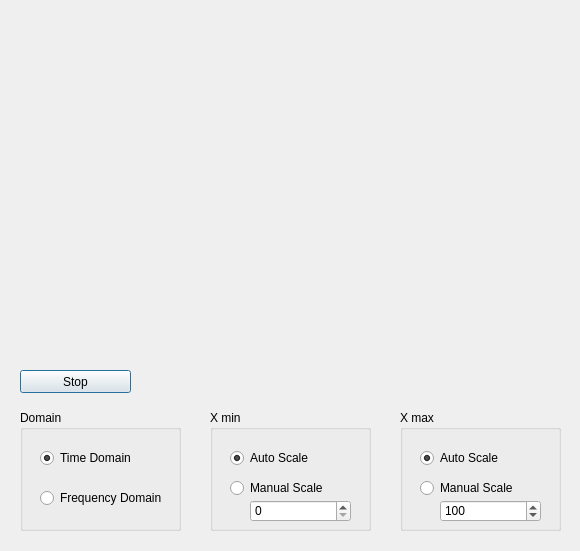
<?xml version="1.0" encoding="UTF-8"?>
<ui version="4.0">
 <class>Dialog</class>
 <widget class="QDialog" name="Dialog">
  <property name="geometry">
   <rect>
    <x>0</x>
    <y>0</y>
    <width>580</width>
    <height>551</height>
   </rect>
  </property>
  <property name="windowTitle">
   <string>Dialog</string>
  </property>
  <widget class="QWidget" name="verticalLayoutWidget">
   <property name="geometry">
    <rect>
     <x>20</x>
     <y>20</y>
     <width>541</width>
     <height>341</height>
    </rect>
   </property>
   <layout class="QVBoxLayout" name="Figure"/>
  </widget>
  <widget class="QPushButton" name="RunBtn">
   <property name="geometry">
    <rect>
     <x>20</x>
     <y>370</y>
     <width>111</width>
     <height>23</height>
    </rect>
   </property>
   <property name="text">
    <string>Stop</string>
   </property>
  </widget>
  <widget class="QGroupBox" name="domainBox">
   <property name="geometry">
    <rect>
     <x>20</x>
     <y>410</y>
     <width>161</width>
     <height>121</height>
    </rect>
   </property>
   <property name="title">
    <string>Domain</string>
   </property>
   <widget class="QRadioButton" name="Time">
    <property name="geometry">
     <rect>
      <x>20</x>
      <y>40</y>
      <width>111</width>
      <height>16</height>
     </rect>
    </property>
    <property name="text">
     <string>Time Domain</string>
    </property>
    <property name="checkable">
     <bool>true</bool>
    </property>
    <property name="checked">
     <bool>true</bool>
    </property>
   </widget>
   <widget class="QRadioButton" name="Freq">
    <property name="geometry">
     <rect>
      <x>20</x>
      <y>80</y>
      <width>131</width>
      <height>16</height>
     </rect>
    </property>
    <property name="text">
     <string>Frequency Domain</string>
    </property>
   </widget>
  </widget>
  <widget class="QGroupBox" name="Xmin">
   <property name="geometry">
    <rect>
     <x>210</x>
     <y>410</y>
     <width>161</width>
     <height>121</height>
    </rect>
   </property>
   <property name="title">
    <string>X min</string>
   </property>
   <widget class="QRadioButton" name="XminAuto">
    <property name="geometry">
     <rect>
      <x>20</x>
      <y>40</y>
      <width>111</width>
      <height>16</height>
     </rect>
    </property>
    <property name="text">
     <string>Auto Scale</string>
    </property>
    <property name="checkable">
     <bool>true</bool>
    </property>
    <property name="checked">
     <bool>true</bool>
    </property>
   </widget>
   <widget class="QRadioButton" name="XminManual">
    <property name="geometry">
     <rect>
      <x>20</x>
      <y>70</y>
      <width>131</width>
      <height>16</height>
     </rect>
    </property>
    <property name="text">
     <string>Manual Scale</string>
    </property>
   </widget>
   <widget class="QSpinBox" name="XminValue">
    <property name="geometry">
     <rect>
      <x>40</x>
      <y>90</y>
      <width>101</width>
      <height>22</height>
     </rect>
    </property>
    <property name="minimum">
     <number>0</number>
    </property>
    <property name="maximum">
     <number>100</number>
    </property>
    <property name="singleStep">
     <number>2</number>
    </property>
    <property name="value">
     <number>0</number>
    </property>
   </widget>
  </widget>
  <widget class="QGroupBox" name="Xmax">
   <property name="geometry">
    <rect>
     <x>400</x>
     <y>410</y>
     <width>161</width>
     <height>121</height>
    </rect>
   </property>
   <property name="title">
    <string>X max</string>
   </property>
   <widget class="QRadioButton" name="XmaxAuto">
    <property name="geometry">
     <rect>
      <x>20</x>
      <y>40</y>
      <width>111</width>
      <height>16</height>
     </rect>
    </property>
    <property name="text">
     <string>Auto Scale</string>
    </property>
    <property name="checkable">
     <bool>true</bool>
    </property>
    <property name="checked">
     <bool>true</bool>
    </property>
   </widget>
   <widget class="QRadioButton" name="XmaxManual">
    <property name="geometry">
     <rect>
      <x>20</x>
      <y>70</y>
      <width>131</width>
      <height>16</height>
     </rect>
    </property>
    <property name="text">
     <string>Manual Scale</string>
    </property>
   </widget>
   <widget class="QSpinBox" name="XmaxValue">
    <property name="geometry">
     <rect>
      <x>40</x>
      <y>90</y>
      <width>101</width>
      <height>22</height>
     </rect>
    </property>
    <property name="minimum">
     <number>0</number>
    </property>
    <property name="maximum">
     <number>1000</number>
    </property>
    <property name="singleStep">
     <number>2</number>
    </property>
    <property name="value">
     <number>100</number>
    </property>
   </widget>
  </widget>
 </widget>
 <resources/>
 <connections/>
</ui>
